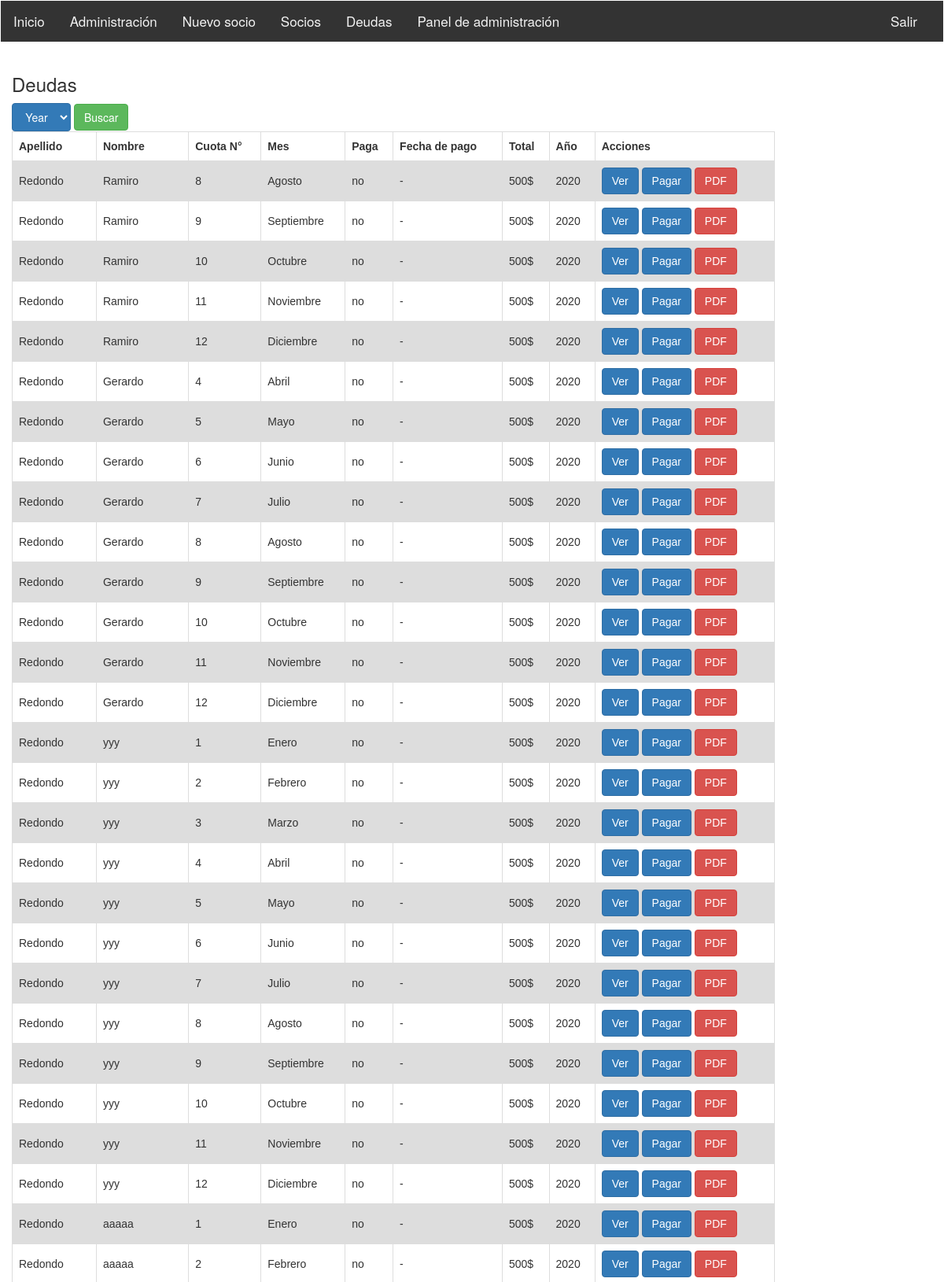
/index/deudas (signed in, upper part), run on the app's committed database.
### sistemasocioscap/models.py (models this page shows)
class Cuota(models.Model):
	"""docstring for Cuota"""
	nrocuota = models.CharField (max_length = 200)
	mes = models.CharField (max_length = 200, null=True, blank=True)
	pago = models.CharField(max_length=32,choices=[('si', 'Si'),('no', 'No')], default="",null = True, blank=True)
	fecha_pago = models.DateField(null=True, blank=True)
	total = models.IntegerField (null=True)
	aniocuota = models.CharField (max_length = 200,null=True, blank=True)
	registro = models.ForeignKey('RegistroPagos', on_delete=models.SET_NULL, null=True, blank=True)
	socio = models.ForeignKey('Socio', on_delete=models.SET_NULL, null=True, blank=True)
	def __str__(self):
    		return self.nrocuota
  	def get_absolute_url(self):
    		return reverse ('cuota-detail', args=[str(self.id)])

class Socio (models.Model):
	dni = models.IntegerField ()
	nombre = models.CharField(max_length= 200)
	apellido = models.CharField (max_length = 200)
	fecha_nacimiento = models.DateField(null = True, blank=True)
	nrosocio = models.IntegerField(null = True, blank=True)
	direccion = models.CharField (max_length = 200)
	mail = models.EmailField(max_length=254, null=True)
	cbu = models.IntegerField (null=True)
	dar_baja = models.CharField(max_length=32,choices=[('si', 'Si'),('no', 'No')],null = True, blank=True)
	registro = models.OneToOneField(RegistroPagos, on_delete=models.SET_NULL, null = True, blank=True)
	cobrador = models.ForeignKey(Cobrador, on_delete=models.SET_NULL, null = True, blank=True)
  	def get_absolute_url(self):
    		return reverse ('socio-detail', args=[str(self.id)])

### sistemasocioscap/views.py (the view)
def cuotas_deuda(request):
    cuotas = Cuota.objects.filter(pago='no')
    return render(request, 'deudas.html',{'cuotas': cuotas})

### sistemasocioscap/templates/deudas.html (shortened to what this page needs)
{% extends "base_generic.html" %}
{% block content %}
<h3>Deudas</h3>
<form method="get">
    <select class="btn btn-primary" id="selectyear" name="select_year" >
        <option  value="" selected="selected">Year</option>
      </select>
    <button type="submit" class="btn btn-success">Buscar</button>
  </form>
<table class="tablasocios" >
    {% if cuotas %}
    <tr>
     <th scope="row">Apellido</th>
      <th>Nombre</th>
      <th>Cuota N°</th>
      <th>Mes</th>
      <th>Paga</th>
      <th>Fecha de pago </th>
      <th>Total</th>
      <th>Año</th>
      <th>Acciones</th>
    </tr>
    {% for cuota in cuotas %}
    <tr>
      <td>{{cuota.socio.apellido}}</td>
      <td>{{cuota.socio.nombre}}</td>
      <td>{{cuota.nrocuota}}</td>
      <td>{{cuota.mes}}</td>
      <td>{{cuota.pago}}</td>
      {% if cuota.fecha_pago != None%}
      <td> {{cuota.fecha_pago }}</td>
      {% else %}
      <td>-</td>
      {% endif %}
      <td>{{cuota.total}}$</td>
      <td>{{cuota.aniocuota}}</td>
      <td>
        <a class="btn btn-primary" href="">Ver</a>
        <a class="btn btn-primary" href="">Pagar</a>
        <a class="btn btn-danger" href="">PDF</a>
      </td>
    </tr>
    {% endfor %}
    {% endif %}
  </table>
{% endblock %}
{% load static %}

### sistemasocioscap/templates/deudas.html (style rules this page uses)
table { font-family: arial, sans-serif; border-collapse: collapse; width: 100%; text-align: center; }
td, th { border: 1px solid #dddddd; text-align: left; padding: 8px; }
tr:nth-child(even) { background-color: #dddddd; }

### data on the page
Cuota: socio.apellido "Redondo", socio.nombre "Ramiro", nrocuota "8", mes "Agosto", pago "no", total "500", aniocuota "2020"
Cuota: socio.apellido "Redondo", socio.nombre "Ramiro", nrocuota "9", mes "Septiembre", pago "no", total "500", aniocuota "2020"
Cuota: socio.apellido "Redondo", socio.nombre "Ramiro", nrocuota "10", mes "Octubre", pago "no", total "500", aniocuota "2020"
Cuota: socio.apellido "Redondo", socio.nombre "Ramiro", nrocuota "11", mes "Noviembre", pago "no", total "500", aniocuota "2020"
Cuota: socio.apellido "Redondo", socio.nombre "Ramiro", nrocuota "12", mes "Diciembre", pago "no", total "500", aniocuota "2020"
Cuota: socio.apellido "Redondo", socio.nombre "Gerardo", nrocuota "4", mes "Abril", pago "no", total "500", aniocuota "2020"
Cuota: socio.apellido "Redondo", socio.nombre "Gerardo", nrocuota "5", mes "Mayo", pago "no", total "500", aniocuota "2020"
Cuota: socio.apellido "Redondo", socio.nombre "Gerardo", nrocuota "6", mes "Junio", pago "no", total "500", aniocuota "2020"
Cuota: socio.apellido "Redondo", socio.nombre "Gerardo", nrocuota "7", mes "Julio", pago "no", total "500", aniocuota "2020"
Cuota: socio.apellido "Redondo", socio.nombre "Gerardo", nrocuota "8", mes "Agosto", pago "no", total "500", aniocuota "2020"
Cuota: socio.apellido "Redondo", socio.nombre "Gerardo", nrocuota "9", mes "Septiembre", pago "no", total "500", aniocuota "2020"
Cuota: socio.apellido "Redondo", socio.nombre "Gerardo", nrocuota "10", mes "Octubre", pago "no", total "500", aniocuota "2020"
Cuota: socio.apellido "Redondo", socio.nombre "Gerardo", nrocuota "11", mes "Noviembre", pago "no", total "500", aniocuota "2020"
Cuota: socio.apellido "Redondo", socio.nombre "Gerardo", nrocuota "12", mes "Diciembre", pago "no", total "500", aniocuota "2020"
Cuota: socio.apellido "Redondo", socio.nombre "yyy", nrocuota "1", mes "Enero", pago "no", total "500", aniocuota "2020"
Cuota: socio.apellido "Redondo", socio.nombre "yyy", nrocuota "2", mes "Febrero", pago "no", total "500", aniocuota "2020"
Cuota: socio.apellido "Redondo", socio.nombre "yyy", nrocuota "3", mes "Marzo", pago "no", total "500", aniocuota "2020"
Cuota: socio.apellido "Redondo", socio.nombre "yyy", nrocuota "4", mes "Abril", pago "no", total "500", aniocuota "2020"
Cuota: socio.apellido "Redondo", socio.nombre "yyy", nrocuota "5", mes "Mayo", pago "no", total "500", aniocuota "2020"
Cuota: socio.apellido "Redondo", socio.nombre "yyy", nrocuota "6", mes "Junio", pago "no", total "500", aniocuota "2020"
Cuota: socio.apellido "Redondo", socio.nombre "yyy", nrocuota "7", mes "Julio", pago "no", total "500", aniocuota "2020"
Cuota: socio.apellido "Redondo", socio.nombre "yyy", nrocuota "8", mes "Agosto", pago "no", total "500", aniocuota "2020"
Cuota: socio.apellido "Redondo", socio.nombre "yyy", nrocuota "9", mes "Septiembre", pago "no", total "500", aniocuota "2020"
Cuota: socio.apellido "Redondo", socio.nombre "yyy", nrocuota "10", mes "Octubre", pago "no", total "500", aniocuota "2020"
Cuota: socio.apellido "Redondo", socio.nombre "yyy", nrocuota "11", mes "Noviembre", pago "no", total "500", aniocuota "2020"
Cuota: socio.apellido "Redondo", socio.nombre "yyy", nrocuota "12", mes "Diciembre", pago "no", total "500", aniocuota "2020"
Cuota: socio.apellido "Redondo", socio.nombre "aaaaa", nrocuota "1", mes "Enero", pago "no", total "500", aniocuota "2020"
Cuota: socio.apellido "Redondo", socio.nombre "aaaaa", nrocuota "2", mes "Febrero", pago "no", total "500", aniocuota "2020"
